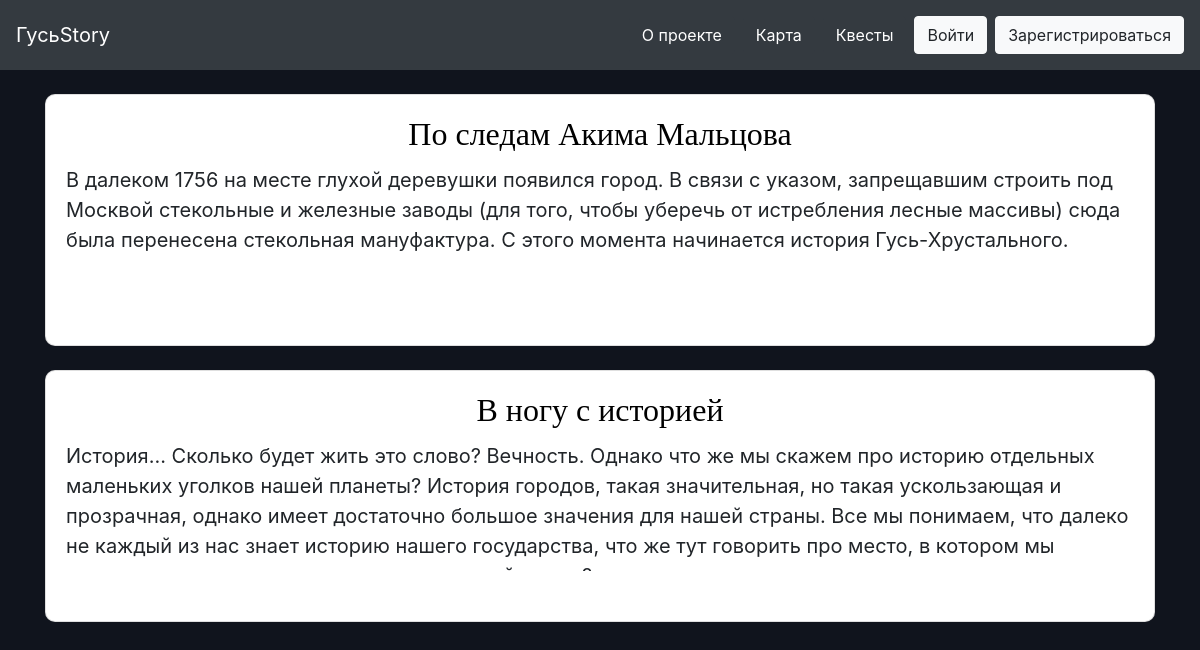
The app's page /quests with its own data.
### data/quests.py (models this page shows)
class Quests(SqlAlchemyBase, SerializerMixin, UserMixin):
    __tablename__ = 'quests'
    id = sqlalchemy.Column(sqlalchemy.Integer, primary_key=True, autoincrement=True)
    name = sqlalchemy.Column(sqlalchemy.String, nullable=True)
    points = sqlalchemy.Column(sqlalchemy.TEXT, nullable=True)
    questions = sqlalchemy.Column(sqlalchemy.TEXT, default="")
    answer = sqlalchemy.Column(sqlalchemy.TEXT, default="")

### __init__.py (the view)
@app.route('/quests')
def gus_quests():
    quest = db_session.create_session().query(quests.Quests)
    return render_template("quests.html", quests=quest)

### data/db_session.py (called while the page is built)
def create_session() -> Session:
    global __factory
    return __factory()

### templates/quests.html (shortened to what this page needs)
{% extends "base.html" %}
{% block content %}
    <div class="container mt-4">
        {% for quest in quests %}
            <div class="card mb-4" style="width: 100%; border-radius: 10px;">
                <div class="card-body" style="min-height: 250px">
                    <h2 class="card-title" align="center">{{ quest.name }}</h2>
                    <p class="rita_byaka"
                       style="overflow-y: auto; height: 130px; font-size: 20px;"> {{ quest.points }} </p>
                </div>
            </div>
        {% endfor %}
    </div>
{% endblock %}

### static/css/style.css (style rules this page uses)
h2 { color: #000; font-family: ‘Times New Roman’, serif; font-size: 45px; font-weight: normal; line-height: 48px; margin: 0; }

### records on screen
Quests: name "По следам Акима Мальцова", points "В далеком 1756 на месте глухой деревушки появился город. В связи с указом, запрещавшим строить под Москвой стекольные и железные заводы (для того, чтобы уберечь от истребления лесные массивы) сюда была перенесена стекольная мануфактура. С этого момента начинается история Гусь-Хрустального."
Quests: name "В ногу с историей", points "История... Сколько будет жить это слово? Вечность. Однако что же мы скажем про историю отдельных маленьких уголков нашей планеты? История городов, такая значительная, но такая ускользающая и прозрачная, однако имеет достаточно большое значения для нашей страны. Все мы понимаем, что далеко не каждый из нас знает историю нашего государства, что же тут говорить про место, в котором мы…"
